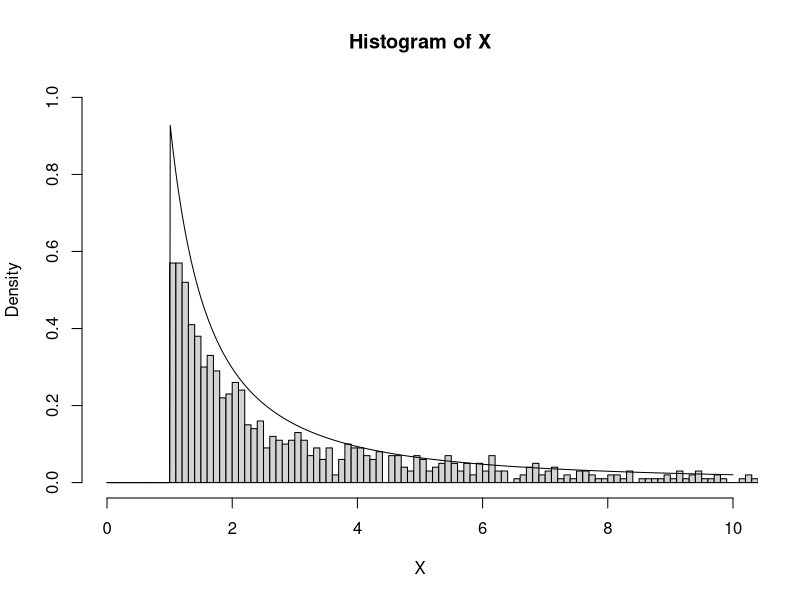

Generate this figure with R:
################
#
# Exercise 8
#
#

U <- runif(1000,0,1)
X <- 1/(U^(3/2))

hist(X, freq=F, breaks=seq(0, max(X)+1, 0.1),xlim=c(0,10), ylim=c(0,1) )

# now use the rule for the density of a function g of a random variable X:
# f.Y = f.X / | g'| where both function arguments are the inverse of g
# Here g'(x) = -3/(2x^(5/2)) and the inverse of g is 1/x^(2/3)

x <- seq(0, 10, 0.01)
#g <- (1/2)/(3/(2*(1/(x^(2/3))))^(5/2))
g <- ifelse(x <= 1, 0,(1/2)/(3/(2*(1/(x^(2/3))))^(5/2)))
lines(x, g, lw=1)